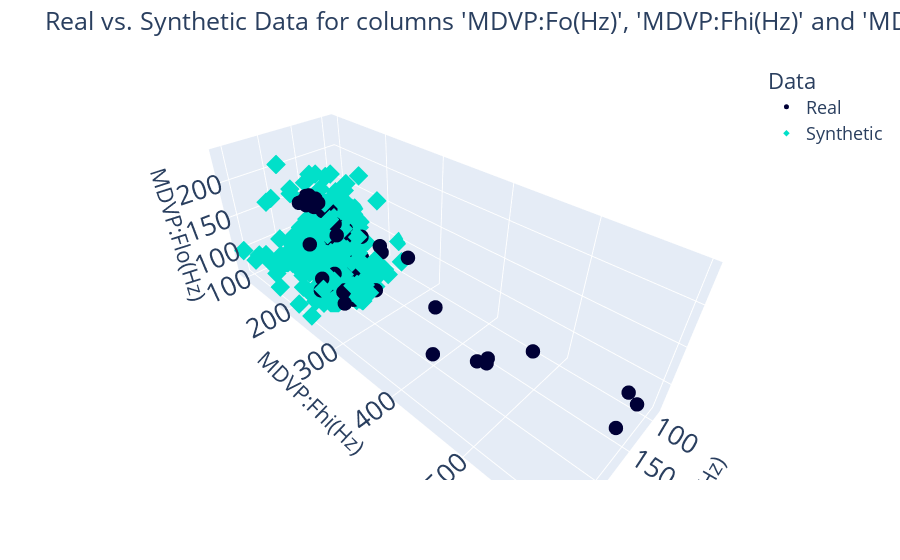

The code cell stored with this chart in its notebook:
### Code cell
PosCampoInicial = 1
compare_3d(DataPrincipal.iloc[:,PosCampoInicial:PosCampoInicial+3], DataSintetico.iloc[:,PosCampoInicial:PosCampoInicial+3]).show("vscode")

### Figure 1 — Plotly figure (JSON) as saved in the notebook; plotly's stock layout.template omitted (floating-point values rounded to 4 significant figures; data arrays with more than 128 entries replaced by an {"elided": "..."} marker saying what was removed)
{"data": [{"hovertemplate": "Data=Real<br>MDVP:Fo(Hz)=%{x}<br>MDVP:Fhi(Hz)=%{y}<br>MDVP:Flo(Hz)=%{z}<extra></extra>", "legendgroup": "Real", "marker": {"color": "#000036", "size": 5, "symbol": "circle"}, "mode": "markers", "name": "Real", "scene": "scene", "showlegend": true, "type": "scatter3d", "x": {"elided": "168 float values"}, "y": {"elided": "168 float values"}, "z": {"elided": "168 float values"}}, {"hovertemplate": "Data=Synthetic<br>MDVP:Fo(Hz)=%{x}<br>MDVP:Fhi(Hz)=%{y}<br>MDVP:Flo(Hz)=%{z}<extra></extra>", "legendgroup": "Synthetic", "marker": {"color": "#01E0C9", "size": 5, "symbol": "diamond"}, "mode": "markers", "name": "Synthetic", "scene": "scene", "showlegend": true, "type": "scatter3d", "x": {"elided": "500 float values"}, "y": {"elided": "500 float values"}, "z": {"elided": "500 float values"}}], "layout": {"font": {"size": 18}, "legend": {"title": {"text": "Data"}, "tracegroupgap": 0}, "margin": {"t": 60}, "plot_bgcolor": "#F5F5F8", "scene": {"domain": {"x": [0, 1], "y": [0, 1]}, "xaxis": {"title": {"text": "MDVP:Fo(Hz)"}}, "yaxis": {"title": {"text": "MDVP:Fhi(Hz)"}}, "zaxis": {"title": {"text": "MDVP:Flo(Hz)"}}}, "showlegend": true, "title": {"text": "Real vs. Synthetic Data for columns 'MDVP:Fo(Hz)', 'MDVP:Fhi(Hz)' and 'MDVP:Flo(Hz)'"}}}
